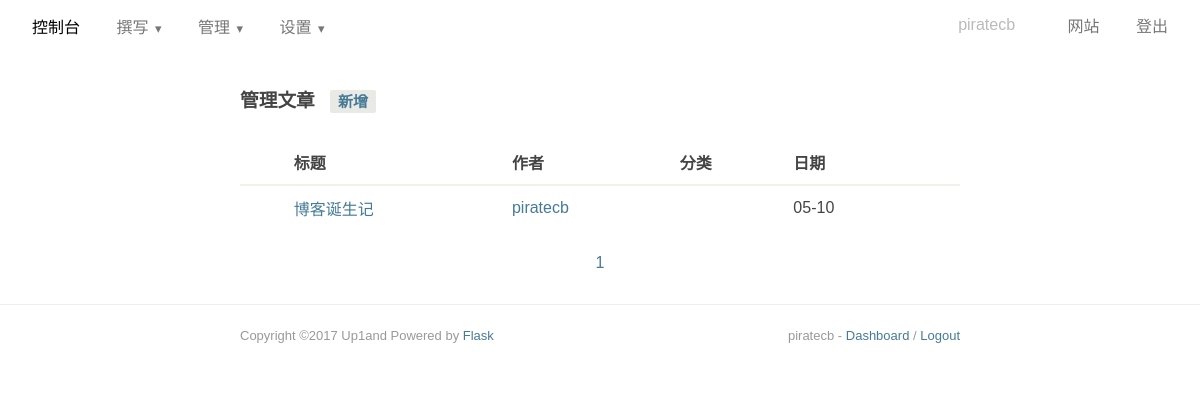
The app's page /dashboard/manage-posts (signed in), older data.
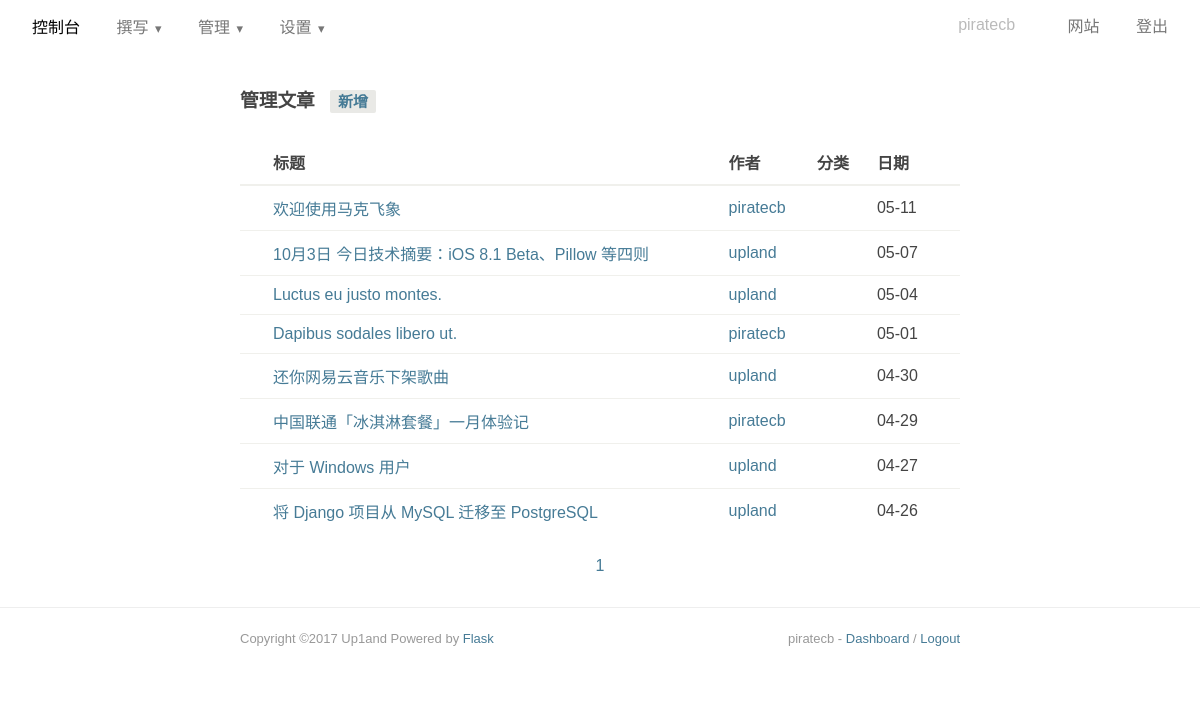
The same page, newer data.
### app/models.py (models this page shows, shortened)
class Post(db.Model):
    __tablename__ = 'posts'
    id = db.Column(db.Integer, primary_key=True)
    title = db.Column(db.String(64))
    slug = db.Column(db.String(64))
    content = db.Column(db.String)
    created = db.Column(db.DateTime, default=datetime.datetime.utcnow)
    modified = db.Column(db.DateTime, onupdate=datetime.datetime.utcnow)
    type = db.Column(db.String(10), default='post')
    status = db.Column(db.Boolean)
    order = db.Column(db.Integer, default=0)
    views = db.Column(db.Integer, default=1)
    comment_status = db.Column(db.Boolean)
    author_id = db.Column(db.Integer, db.ForeignKey('users.id'))
    metas = db.relationship('Meta',
                        secondary=post_metas,
                        backref=db.backref('posts', lazy='dynamic'))

class User(db.Model):
    __tablename__ = 'users'
    id = db.Column(db.Integer, primary_key=True)
    username = db.Column(db.String(64), unique=True, index=True)
    nickname = db.Column(db.String(64))
    email = db.Column(db.String(64))
    password_hash = db.Column(db.String)
    token = db.Column(db.String)
    role = db.Column(db.Boolean)
    posts = db.relationship('Post', backref='author', lazy='dynamic')
    @property
    def password(self):
        raise AttributeError('password is not a readable attribute')

### app/dashboard/views.py (the view)
@dashboard.route('/manage-posts')
@login_required
def manage_posts():
    arg_page = request.args.get('page', 1, type=int)
    pagination = Post.query.filter_by(type='post').order_by(Post.created.desc()).paginate(arg_page, per_page=10, error_out=False)
    posts = pagination.items
    return render_template('dashboard/manage_posts.html', posts=posts, pagination=pagination)

### app/models.py (called while the page is built)
@login_manager.user_loader
def load_user(user_id):
    return User.query.get(int(user_id))

### app/templates/dashboard/manage_posts.html (shortened to what this page needs)
{% extends "dashboard/base.html" %}
{% import "_pagination.html" as macros %}
{% block content %}
<div class="manage-posts">
    <h3>管理文章 <a href="{{ url_for('dashboard.write_post') }}">新增</a></h3>
    <div class="table-wrap">
        <table class="list-table">
            <thead>
                <tr>
                    <th> </th>
                    <th>标题</th>
                    <th>作者</th>
                    <th>分类</th>
                    <th>日期</th>
                    <th> </th>
                </tr>
            </thead>
            <tbody>
                {% for post in posts %}
                <tr>
                    <td> </td>
                    <td><a href="{{ url_for('dashboard.edit_post', post_id=post.id) }}">{{ post.title }}</a></td>
                    <td><a href="">{{ post.author.username }}</a></td>
                    <td><a href="">{{ post.metas[0] }}</a></td>
                    <td>{{ post.created|strftime('%m-%d') }}</td>
                    <td><a href="{{ url_for('dashboard.delete_post', post_id=post.id) }}" class="post-delete"> 删除 </a></td>
                </tr>
                {% endfor %}
            </tbody>
        </table>
    </div>
    <nav class="pagination align-center">
    {{ macros.widget(pagination, 'dashboard.manage_posts') }}
    </nav>
</div>
{% endblock %}

Row changes from the older to the newer data that the page shows:
removed Post: title "博客诞生记", author.username "piratecb", created|strftime "05-10"
added Post: title "欢迎使用马克飞象", author.username "piratecb", created|strftime "05-11"
added Post: title "10月3日 今日技术摘要：iOS 8.1 Beta、Pillow 等四则", author.username "upland", created|strftime "05-07"
added Post: title "Luctus eu justo montes.", author.username "upland", created|strftime "05-04"
added Post: title "Dapibus sodales libero ut.", author.username "piratecb", created|strftime "05-01"
added Post: title "还你网易云音乐下架歌曲", author.username "upland", created|strftime "04-30"
now on this page (row edited): Post: title "中国联通「冰淇淋套餐」一月体验记", author.username "piratecb", created|strftime "04-29"
added Post: title "对于 Windows 用户", author.username "upland", created|strftime "04-27"
added Post: title "将 Django 项目从 MySQL 迁移至 PostgreSQL", author.username "upland", created|strftime "04-26"
